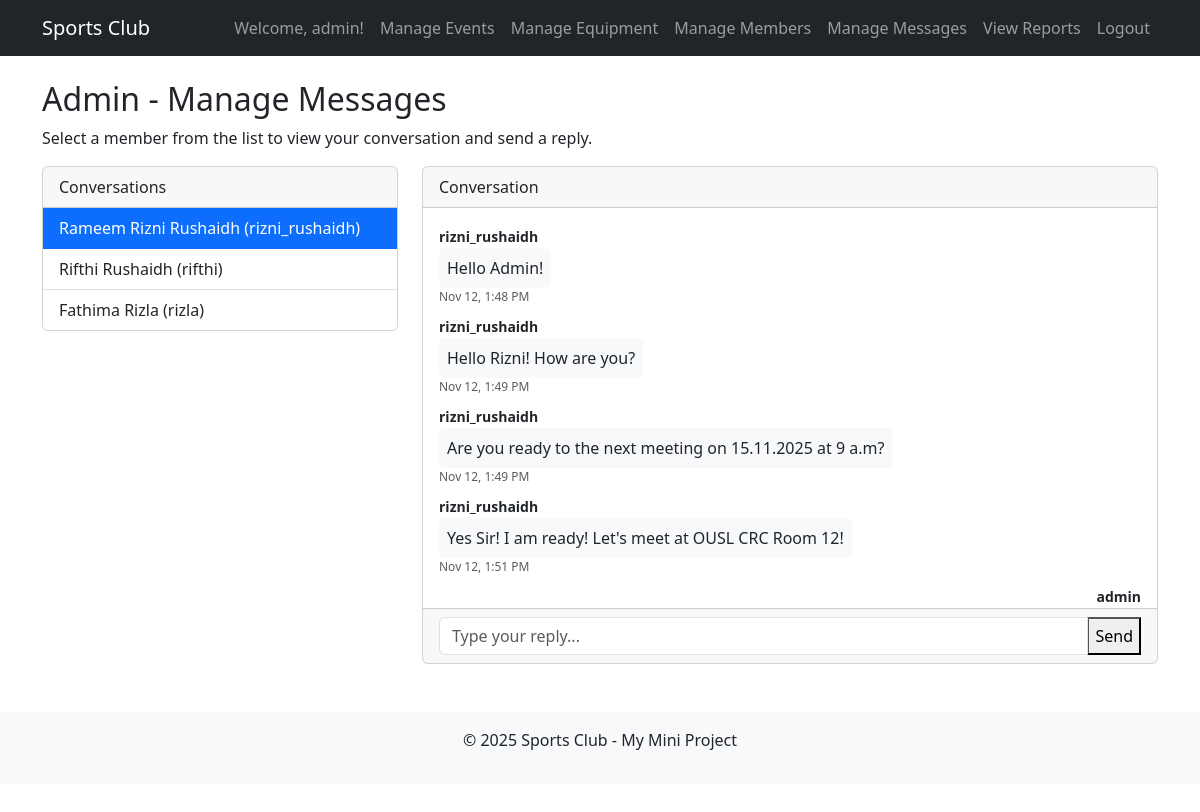
/admin_messages.php?member_id=2 (signed in), run on the app's committed database.
### tables this page shows
CREATE TABLE `members` (
  `member_id` int(11) NOT NULL,
  `username` varchar(50) NOT NULL,
  `email` varchar(100) NOT NULL,
  `password_hash` varchar(255) NOT NULL,
  `full_name` varchar(100) NOT NULL,
  `role` enum('member','admin') NOT NULL DEFAULT 'member',
  `registration_date` timestamp NOT NULL DEFAULT current_timestamp()
);

CREATE TABLE `messages` (
  `message_id` int(11) NOT NULL,
  `sender_id` int(11) NOT NULL,
  `receiver_id` int(11) NOT NULL,
  `message_content` text NOT NULL,
  `timestamp` timestamp NOT NULL DEFAULT current_timestamp(),
  `is_read` tinyint(1) DEFAULT 0
);

### admin_messages.php (the view, shortened to what this page needs)
<?php
include 'header.php';
include 'db_connect.php';
$admin_id = $_SESSION['member_id'];
$selected_member_id = null;
$member_list = [];
$members_sql = "SELECT DISTINCT m.member_id, m.username, m.full_name
                FROM Members m
                JOIN Messages msg ON (msg.sender_id = m.member_id OR msg.receiver_id = m.member_id)
                WHERE m.role = 'member' AND (msg.sender_id = $admin_id OR msg.receiver_id = $admin_id)";
$member_result = $conn->query($members_sql);
while ($row = $member_result->fetch_assoc()) {
    $member_list[] = $row;
}
if (isset($_GET['member_id'])) {
    $selected_member_id = intval($_GET['member_id']);
}
?>
<h2>Admin - Manage Messages</h2>
<p>Select a member from the list to view your conversation and send a reply.</p>
<div class="row">
    <div class="col-md-4">
        <div class="card">
            <div class="card-header">
                Conversations
            </div>
            <ul class="list-group list-group-flush">
                <?php
                if (count($member_list) > 0) {
                    foreach ($member_list as $member) {
                        $active_class = ($member['member_id'] == $selected_member_id) ? 'active' : '';
                        echo "<a href='admin_messages.php?member_id=" . $member['member_id'] . "' class='list-group-item list-group-item-action " . $active_class . "'>";
                        echo htmlspecialchars($member['full_name']) . " (" . htmlspecialchars($member['username']) . ")";
                        echo "</a>";
                    }
                } else {
                    echo "<li class='list-group-item'>No messages from members yet.</li>";
                }
                ?>
            </ul>
        </div>
    </div>
    <div class="col-md-8">
        <div class="card">
            <div class="card-header">
                Conversation
            </div>
            <div class="card-body" style="height: 400px; overflow-y: scroll;">
                <?php
                if ($selected_member_id) {
                    $sql = "SELECT m.*, s.username as sender_username
                            FROM Messages m
                            JOIN Members s ON m.sender_id = s.member_id
                            WHERE (m.sender_id = ? AND m.receiver_id = ?)
                               OR (m.sender_id = ? AND m.receiver_id = ?)
                            ORDER BY m.timestamp ASC";
                    $stmt = $conn->prepare($sql);
                    $stmt->bind_param("iiii", $admin_id, $selected_member_id, $selected_member_id, $admin_id);
                    $stmt->execute();
                    $result = $stmt->get_result();
                    if ($result->num_rows > 0) {
                        while ($row = $result->fetch_assoc()) {
                            $is_sender = ($row['sender_id'] == $admin_id);
                            echo "<div class='mb-2 " . ($is_sender ? "text-end" : "text-start") . "'>";
                            echo "<small class='fw-bold'>" . htmlspecialchars($row['sender_username']) . "</small><br>";
                            echo "<div class='d-inline-block p-2 rounded " . ($is_sender ? "bg-primary text-white" : "bg-light") . "'>";
                            echo htmlspecialchars($row['message_content']);
                            echo "</div>";
                            echo "<div class='text-muted' style='font-size: 0.75rem;'>" . date('M j, g:i A', strtotime($row['timestamp'])) . "</div>";
                            echo "</div>";
                        }
                    } else {
                        echo "<p class='text-center'>No messages with this member yet.</p>";
                    }
                } else {
                    echo "<p class='text-center'>Please select a member from the list to view messages.</p>";
                }
                ?>
            </div>
            <?php if ($selected_member_id):  ?>
            <div class="card-footer">
                <form action="admin_messages.php?member_id=<?php echo $selected_member_id; ?>" method="POST">
                    <div class="input-group">
                        <input type="text" class="form-control" name="reply_content" placeholder="Type your reply..." required>
                        <button type="submit" name="send_reply" class.="btn btn-primary">Send</button>
                    </div>
                </form>
            </div>
            <?php endif; ?>
        </div>
    </div>
</div>
<?php
include 'footer.php';
?>

### header.php (shortened to what this page needs)
<!DOCTYPE html>
<html lang="en">
<head>
    <link href="https://cdn.jsdelivr.net/npm/bootstrap@5.3.3/dist/css/bootstrap.min.css" rel="stylesheet">
</head>
<body>
<nav class="navbar navbar-expand-lg navbar-dark bg-dark">
  <div class="container">
    <a class="navbar-brand" href="index.php">Sports Club</a>
    <div class="collapse navbar-collapse">
      <ul class="navbar-nav ms-auto">
        <?php if (isset($_SESSION['member_id'])): ?>
            <li class="nav-item"><a class="nav-link" href="#">Welcome, <?php echo htmlspecialchars($_SESSION['username']); ?>!</a></li>
            <?php if ($_SESSION['role'] == 'admin'): ?>
                <li class="nav-item"><a class="nav-link" href="admin_events.php">Manage Events</a></li>
                <li class="nav-item"><a class="nav-link" href="admin_equipment.php">Manage Equipment</a></li>
                <li class="nav-item"><a class="nav-link" href="admin_members.php">Manage Members</a></li>
                <li class="nav-item"><a class="nav-link" href="admin_messages.php">Manage Messages</a></li>
                <li class="nav-item"><a class="nav-link" href="admin_reports.php">View Reports</a></li>
            <?php else: ?>
                <li class="nav-item"><a class="nav-link" href="member_events.php">View/Book Events</a></li>
                <li class="nav-item"><a class="nav-link" href="member_equipment.php">Borrow Equipment</a></li>
                <li class="nav-item"><a class="nav-link" href="member_messages.php">Messages</a></li>
            <?php endif; ?>
            <li class="nav-item"><a class="nav-link" href="logout.php">Logout</a></li>
        <?php else: ?>
            <li class="nav-item"><a class="nav-link" href="login.php">Login</a></li>
            <li class="nav-item"><a class="nav-link" href="register.php">Register</a></li>
        <?php endif; ?>
      </ul>
    </div>
  </div>
</nav>
<div class="container mt-4">

### footer.php (shortened to what this page needs)
</div> <footer class="text-center mt-5 py-3 bg-light">
    <p>&copy; <?php echo date("Y"); ?> Sports Club - My Mini Project</p>
</footer>
</body>
</html>

### data on the page
members: full_name "Rameem Rizni Rushaidh", username "rizni_rushaidh"
members: full_name "Rifthi Rushaidh", username "rifthi"
members: full_name "Fathima Rizla", username "rizla"
messages: sender.username "rizni_rushaidh", message_content "Hello Admin!", timestamp "Nov 12, 1:48 PM"
messages: sender.username "rizni_rushaidh", message_content "Hello Rizni! How are you?", timestamp "Nov 12, 1:49 PM"
messages: sender.username "rizni_rushaidh", message_content "Are you ready to the next meeting on 15.11.2025 at 9 a.m?", timestamp "Nov 12, 1:49 PM"
messages: sender.username "rizni_rushaidh", message_content "Yes Sir! I am ready! Let's meet at OUSL CRC Room 12!", timestamp "Nov 12, 1:51 PM"
messages: sender.username "admin"

### other printed values
$_SESSION['username'] "admin"
